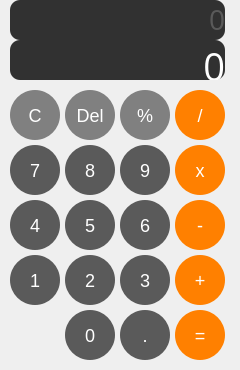
<?xml version="1.0" encoding="UTF-8"?>
<ui version="4.0">
 <class>MainWindow</class>
 <widget class="QMainWindow" name="MainWindow">
  <property name="enabled">
   <bool>true</bool>
  </property>
  <property name="geometry">
   <rect>
    <x>0</x>
    <y>0</y>
    <width>240</width>
    <height>370</height>
   </rect>
  </property>
  <property name="sizePolicy">
   <sizepolicy hsizetype="Fixed" vsizetype="Fixed">
    <horstretch>0</horstretch>
    <verstretch>0</verstretch>
   </sizepolicy>
  </property>
  <property name="minimumSize">
   <size>
    <width>240</width>
    <height>370</height>
   </size>
  </property>
  <property name="maximumSize">
   <size>
    <width>240</width>
    <height>370</height>
   </size>
  </property>
  <property name="windowTitle">
   <string>Calculator</string>
  </property>
  <property name="styleSheet">
   <string notr="true">QMainwindow {
	border: none;
	border-radius: 10px;
	background-color: rgb(49, 49, 49);
}
</string>
  </property>
  <widget class="QWidget" name="centralWidget">
   <property name="sizePolicy">
    <sizepolicy hsizetype="Fixed" vsizetype="Fixed">
     <horstretch>0</horstretch>
     <verstretch>0</verstretch>
    </sizepolicy>
   </property>
   <property name="styleSheet">
    <string notr="true">QPushButton {
min-width: 65;
min-height: 40;
max-width: 65;
max-height: 40;
}</string>
   </property>
   <widget class="QLabel" name="OldResult">
    <property name="geometry">
     <rect>
      <x>10</x>
      <y>0</y>
      <width>215</width>
      <height>40</height>
     </rect>
    </property>
    <property name="minimumSize">
     <size>
      <width>100</width>
      <height>40</height>
     </size>
    </property>
    <property name="maximumSize">
     <size>
      <width>246</width>
      <height>40</height>
     </size>
    </property>
    <property name="font">
     <font>
      <family>Open Sans</family>
      <pointsize>-1</pointsize>
      <italic>false</italic>
      <bold>false</bold>
      <kerning>true</kerning>
     </font>
    </property>
    <property name="layoutDirection">
     <enum>Qt::LayoutDirection::LeftToRight</enum>
    </property>
    <property name="styleSheet">
     <string notr="true">QLabel {
	border: none;
	border-radius: 10px;
	background-color: rgb(49,49,49);
	color: rgb(90,90,90);
	font-size: 28px;
}
</string>
    </property>
    <property name="text">
     <string>0</string>
    </property>
    <property name="scaledContents">
     <bool>true</bool>
    </property>
    <property name="alignment">
     <set>Qt::AlignmentFlag::AlignRight|Qt::AlignmentFlag::AlignTrailing|Qt::AlignmentFlag::AlignVCenter</set>
    </property>
    <property name="wordWrap">
     <bool>true</bool>
    </property>
    <property name="textInteractionFlags">
     <set>Qt::TextInteractionFlag::TextSelectableByKeyboard|Qt::TextInteractionFlag::TextSelectableByMouse</set>
    </property>
   </widget>
   <widget class="QLabel" name="NewResult">
    <property name="geometry">
     <rect>
      <x>10</x>
      <y>40</y>
      <width>215</width>
      <height>40</height>
     </rect>
    </property>
    <property name="minimumSize">
     <size>
      <width>100</width>
      <height>40</height>
     </size>
    </property>
    <property name="maximumSize">
     <size>
      <width>236</width>
      <height>40</height>
     </size>
    </property>
    <property name="font">
     <font>
      <family>Open Sans</family>
      <pointsize>-1</pointsize>
      <italic>false</italic>
      <bold>false</bold>
      <kerning>true</kerning>
     </font>
    </property>
    <property name="layoutDirection">
     <enum>Qt::LayoutDirection::LeftToRight</enum>
    </property>
    <property name="styleSheet">
     <string notr="true">QLabel {
	border: none;
	border-radius: 10px;
	background-color: rgb(49,49,49);
	color: white;
	font-size: 38px;
}
</string>
    </property>
    <property name="text">
     <string>0</string>
    </property>
    <property name="scaledContents">
     <bool>true</bool>
    </property>
    <property name="alignment">
     <set>Qt::AlignmentFlag::AlignRight|Qt::AlignmentFlag::AlignTrailing|Qt::AlignmentFlag::AlignVCenter</set>
    </property>
    <property name="wordWrap">
     <bool>true</bool>
    </property>
    <property name="textInteractionFlags">
     <set>Qt::TextInteractionFlag::TextSelectableByKeyboard|Qt::TextInteractionFlag::TextSelectableByMouse</set>
    </property>
   </widget>
   <widget class="QPushButton" name="Dot">
    <property name="geometry">
     <rect>
      <x>120</x>
      <y>310</y>
      <width>50</width>
      <height>50</height>
     </rect>
    </property>
    <property name="styleSheet">
     <string notr="true">QPushButton {
    border: none;
    border-radius: 25px; 
    background-color: rgb(90, 90, 90);
    color: white;
    min-width: 50px;
    min-height: 50px;
    max-width: 50px;
    max-height: 50px;
    padding: 0;
    font-size: 18px;
}

QPushButton:pressed {
        background-color: #b0b0b0; 
    }</string>
    </property>
    <property name="text">
     <string>.</string>
    </property>
   </widget>
   <widget class="QPushButton" name="Calc">
    <property name="geometry">
     <rect>
      <x>175</x>
      <y>310</y>
      <width>50</width>
      <height>50</height>
     </rect>
    </property>
    <property name="styleSheet">
     <string notr="true">QPushButton {
    border: none;
    border-radius: 25px; 
    background-color: rgb(255, 128, 0);
    color: white;
    min-width: 50px;
    min-height: 50px;
    max-width: 50px;
    max-height: 50px;
    padding: 0;
    font-size: 18px;
}

QPushButton:pressed {
        background-color: #b0b0b0; 
    }</string>
    </property>
    <property name="text">
     <string>=</string>
    </property>
   </widget>
   <widget class="QPushButton" name="Null">
    <property name="geometry">
     <rect>
      <x>65</x>
      <y>310</y>
      <width>50</width>
      <height>50</height>
     </rect>
    </property>
    <property name="styleSheet">
     <string notr="true">QPushButton {
    border: none;
    border-radius: 25px; 
    background-color: rgb(90, 90, 90);
    color: white;
    min-width: 50px;
    min-height: 50px;
    max-width: 50px;
    max-height: 50px;
    padding: 0;
    font-size: 18px;
}

QPushButton:pressed {
        background-color: #b0b0b0; 
    }</string>
    </property>
    <property name="text">
     <string>0</string>
    </property>
    <attribute name="buttonGroup">
     <string notr="true">numberGroup</string>
    </attribute>
   </widget>
   <widget class="QPushButton" name="Three">
    <property name="geometry">
     <rect>
      <x>120</x>
      <y>255</y>
      <width>50</width>
      <height>50</height>
     </rect>
    </property>
    <property name="sizePolicy">
     <sizepolicy hsizetype="Fixed" vsizetype="Fixed">
      <horstretch>0</horstretch>
      <verstretch>0</verstretch>
     </sizepolicy>
    </property>
    <property name="maximumSize">
     <size>
      <width>50</width>
      <height>50</height>
     </size>
    </property>
    <property name="styleSheet">
     <string notr="true">QPushButton {
    border: none;
    border-radius: 25px; 
    background-color: rgb(90, 90, 90);
    color: white;
    min-width: 50px;
    min-height: 50px;
    max-width: 50px;
    max-height: 50px;
    padding: 0;
    font-size: 18px;
}

QPushButton:pressed {
        background-color: #b0b0b0; 
    }</string>
    </property>
    <property name="text">
     <string>3</string>
    </property>
    <attribute name="buttonGroup">
     <string notr="true">numberGroup</string>
    </attribute>
   </widget>
   <widget class="QPushButton" name="Plus">
    <property name="geometry">
     <rect>
      <x>175</x>
      <y>255</y>
      <width>50</width>
      <height>50</height>
     </rect>
    </property>
    <property name="styleSheet">
     <string notr="true">QPushButton {
    border: none;
    border-radius: 25px; 
    background-color: rgb(255, 128, 0);
    color: white;
    min-width: 50px;
    min-height: 50px;
    max-width: 50px;
    max-height: 50px;
    padding: 0;
    font-size: 18px;
}

QPushButton:pressed {
        background-color: #b0b0b0; 
    }</string>
    </property>
    <property name="text">
     <string>+</string>
    </property>
    <attribute name="buttonGroup">
     <string notr="true">actionGroup</string>
    </attribute>
   </widget>
   <widget class="QPushButton" name="Two">
    <property name="enabled">
     <bool>true</bool>
    </property>
    <property name="geometry">
     <rect>
      <x>65</x>
      <y>255</y>
      <width>50</width>
      <height>50</height>
     </rect>
    </property>
    <property name="sizePolicy">
     <sizepolicy hsizetype="Fixed" vsizetype="Fixed">
      <horstretch>0</horstretch>
      <verstretch>0</verstretch>
     </sizepolicy>
    </property>
    <property name="styleSheet">
     <string notr="true">QPushButton {
    border: none;
    border-radius: 25px; 
    background-color: rgb(90, 90, 90);
    color: white;
    min-width: 50px;
    min-height: 50px;
    max-width: 50px;
    max-height: 50px;
    padding: 0;
    font-size: 18px;
}

QPushButton:pressed {
        background-color: #b0b0b0; 
    }</string>
    </property>
    <property name="text">
     <string>2</string>
    </property>
    <attribute name="buttonGroup">
     <string notr="true">numberGroup</string>
    </attribute>
   </widget>
   <widget class="QPushButton" name="One">
    <property name="geometry">
     <rect>
      <x>10</x>
      <y>255</y>
      <width>50</width>
      <height>50</height>
     </rect>
    </property>
    <property name="sizePolicy">
     <sizepolicy hsizetype="Fixed" vsizetype="Fixed">
      <horstretch>0</horstretch>
      <verstretch>0</verstretch>
     </sizepolicy>
    </property>
    <property name="minimumSize">
     <size>
      <width>50</width>
      <height>50</height>
     </size>
    </property>
    <property name="maximumSize">
     <size>
      <width>50</width>
      <height>50</height>
     </size>
    </property>
    <property name="styleSheet">
     <string notr="true">QPushButton {
    border: none;
    border-radius: 25px; 
    background-color: rgb(90, 90, 90);
    color: white;
    min-width: 50px;
    min-height: 50px;
    max-width: 50px;
    max-height: 50px;
    padding: 0;
    font-size: 18px;
}

QPushButton:pressed {
        background-color: #b0b0b0; 
    }</string>
    </property>
    <property name="text">
     <string>1</string>
    </property>
    <attribute name="buttonGroup">
     <string notr="true">numberGroup</string>
    </attribute>
   </widget>
   <widget class="QPushButton" name="Five">
    <property name="geometry">
     <rect>
      <x>65</x>
      <y>200</y>
      <width>50</width>
      <height>50</height>
     </rect>
    </property>
    <property name="styleSheet">
     <string notr="true">QPushButton {
    border: none;
    border-radius: 25px; 
    background-color: rgb(90, 90, 90);
    color: white;
    min-width: 50px;
    min-height: 50px;
    max-width: 50px;
    max-height: 50px;
    padding: 0;
    font-size: 18px;
}

QPushButton:pressed {
        background-color: #b0b0b0; 
    }</string>
    </property>
    <property name="text">
     <string>5</string>
    </property>
    <attribute name="buttonGroup">
     <string notr="true">numberGroup</string>
    </attribute>
   </widget>
   <widget class="QPushButton" name="Four">
    <property name="geometry">
     <rect>
      <x>10</x>
      <y>200</y>
      <width>50</width>
      <height>50</height>
     </rect>
    </property>
    <property name="styleSheet">
     <string notr="true">QPushButton {
    border: none;
    border-radius: 25px; 
    background-color: rgb(90, 90, 90);
    color: white;
    min-width: 50px;
    min-height: 50px;
    max-width: 50px;
    max-height: 50px;
    padding: 0;
    font-size: 18px;
}

QPushButton:pressed {
        background-color: #b0b0b0; 
    }</string>
    </property>
    <property name="text">
     <string>4</string>
    </property>
    <attribute name="buttonGroup">
     <string notr="true">numberGroup</string>
    </attribute>
   </widget>
   <widget class="QPushButton" name="Six">
    <property name="geometry">
     <rect>
      <x>120</x>
      <y>200</y>
      <width>50</width>
      <height>50</height>
     </rect>
    </property>
    <property name="styleSheet">
     <string notr="true">QPushButton {
    border: none;
    border-radius: 25px; 
    background-color: rgb(90, 90, 90);
    color: white;
    min-width: 50px;
    min-height: 50px;
    max-width: 50px;
    max-height: 50px;
    padding: 0;
    font-size: 18px;
}

QPushButton:pressed {
        background-color: #b0b0b0; 
    }</string>
    </property>
    <property name="text">
     <string>6</string>
    </property>
    <attribute name="buttonGroup">
     <string notr="true">numberGroup</string>
    </attribute>
   </widget>
   <widget class="QPushButton" name="Minus">
    <property name="geometry">
     <rect>
      <x>175</x>
      <y>200</y>
      <width>50</width>
      <height>50</height>
     </rect>
    </property>
    <property name="styleSheet">
     <string notr="true">QPushButton {
    border: none;
    border-radius: 25px; 
    background-color: rgb(255, 128, 0);
    color: white;
    min-width: 50px;
    min-height: 50px;
    max-width: 50px;
    max-height: 50px;
    padding: 0;
    font-size: 18px;
}

QPushButton:pressed {
        background-color: #b0b0b0; 
    }</string>
    </property>
    <property name="text">
     <string>-</string>
    </property>
    <attribute name="buttonGroup">
     <string notr="true">actionGroup</string>
    </attribute>
   </widget>
   <widget class="QPushButton" name="Mul">
    <property name="geometry">
     <rect>
      <x>175</x>
      <y>145</y>
      <width>50</width>
      <height>50</height>
     </rect>
    </property>
    <property name="styleSheet">
     <string notr="true">QPushButton {
    border: none;
    border-radius: 25px; 
    background-color: rgb(255, 128, 0);
    color: white;
    min-width: 50px;
    min-height: 50px;
    max-width: 50px;
    max-height: 50px;
    padding: 0;
    font-size: 18px;
}

QPushButton:pressed {
        background-color: #b0b0b0; 
    }</string>
    </property>
    <property name="text">
     <string>x</string>
    </property>
    <attribute name="buttonGroup">
     <string notr="true">actionGroup</string>
    </attribute>
   </widget>
   <widget class="QPushButton" name="Nine">
    <property name="geometry">
     <rect>
      <x>120</x>
      <y>145</y>
      <width>50</width>
      <height>50</height>
     </rect>
    </property>
    <property name="styleSheet">
     <string notr="true">QPushButton {
    border: none;
    border-radius: 25px; 
    background-color: rgb(90, 90, 90);
    color: white;
    min-width: 50px;
    min-height: 50px;
    max-width: 50px;
    max-height: 50px;
    padding: 0;
    font-size: 18px;
}

QPushButton:pressed {
        background-color: #b0b0b0; 
    }</string>
    </property>
    <property name="text">
     <string>9</string>
    </property>
    <attribute name="buttonGroup">
     <string notr="true">numberGroup</string>
    </attribute>
   </widget>
   <widget class="QPushButton" name="Eight">
    <property name="geometry">
     <rect>
      <x>65</x>
      <y>145</y>
      <width>50</width>
      <height>50</height>
     </rect>
    </property>
    <property name="sizePolicy">
     <sizepolicy hsizetype="Fixed" vsizetype="Fixed">
      <horstretch>0</horstretch>
      <verstretch>0</verstretch>
     </sizepolicy>
    </property>
    <property name="styleSheet">
     <string notr="true">QPushButton {
    border: none;
    border-radius: 25px; 
    background-color: rgb(90, 90, 90);
    color: white;
    min-width: 50px;
    min-height: 50px;
    max-width: 50px;
    max-height: 50px;
    padding: 0;
    font-size: 18px;
}

QPushButton:pressed {
        background-color: #b0b0b0; 
    }</string>
    </property>
    <property name="text">
     <string>8</string>
    </property>
    <attribute name="buttonGroup">
     <string notr="true">numberGroup</string>
    </attribute>
   </widget>
   <widget class="QPushButton" name="Seven">
    <property name="geometry">
     <rect>
      <x>10</x>
      <y>145</y>
      <width>50</width>
      <height>50</height>
     </rect>
    </property>
    <property name="styleSheet">
     <string notr="true">QPushButton {
    border: none;
    border-radius: 25px; 
    background-color: rgb(90, 90, 90);
    color: white;
    min-width: 50px;
    min-height: 50px;
    max-width: 50px;
    max-height: 50px;
    padding: 0;
    font-size: 18px;
}

QPushButton:pressed {
        background-color: #b0b0b0; 
    }</string>
    </property>
    <property name="text">
     <string>7</string>
    </property>
    <attribute name="buttonGroup">
     <string notr="true">numberGroup</string>
    </attribute>
   </widget>
   <widget class="QPushButton" name="Del">
    <property name="geometry">
     <rect>
      <x>65</x>
      <y>90</y>
      <width>50</width>
      <height>50</height>
     </rect>
    </property>
    <property name="styleSheet">
     <string notr="true">QPushButton {
    border: none;
    border-radius: 25px; 
    background-color: rgb(128, 128, 128);
    color: white;
    min-width: 50px;
    min-height: 50px;
    max-width: 50px;
    max-height: 50px;
    padding: 0;
    font-size: 18px;
}

QPushButton:pressed {
        background-color: #b0b0b0; 
    }</string>
    </property>
    <property name="text">
     <string>Del</string>
    </property>
   </widget>
   <widget class="QPushButton" name="Div">
    <property name="geometry">
     <rect>
      <x>175</x>
      <y>90</y>
      <width>50</width>
      <height>50</height>
     </rect>
    </property>
    <property name="styleSheet">
     <string notr="true">QPushButton {
    border: none;
    border-radius: 25px; 
    background-color: rgb(255, 128, 0);
    color: white;
    min-width: 50px;
    min-height: 50px;
    max-width: 50px;
    max-height: 50px;
    padding: 0;
    font-size: 18px;
}

QPushButton:pressed {
        background-color: #b0b0b0; 
    }</string>
    </property>
    <property name="text">
     <string>/</string>
    </property>
    <attribute name="buttonGroup">
     <string notr="true">actionGroup</string>
    </attribute>
   </widget>
   <widget class="QPushButton" name="Clear">
    <property name="geometry">
     <rect>
      <x>10</x>
      <y>90</y>
      <width>50</width>
      <height>50</height>
     </rect>
    </property>
    <property name="styleSheet">
     <string notr="true">QPushButton {
    border: none;
    border-radius: 25px; 
    background-color: rgb(128, 128, 128);
    color: white;
    min-width: 50px;
    min-height: 50px;
    max-width: 50px;
    max-height: 50px;
    padding: 0;
    font-size: 18px;
}

QPushButton:pressed {
        background-color: #b0b0b0; 
    }</string>
    </property>
    <property name="text">
     <string>C</string>
    </property>
   </widget>
   <widget class="QPushButton" name="Per">
    <property name="geometry">
     <rect>
      <x>120</x>
      <y>90</y>
      <width>50</width>
      <height>50</height>
     </rect>
    </property>
    <property name="styleSheet">
     <string notr="true">QPushButton {
    border: none;
    border-radius: 25px; 
    background-color: rgb(128, 128, 128);
    color: white;
    min-width: 50px;
    min-height: 50px;
    max-width: 50px;
    max-height: 50px;
    padding: 0;
    font-size: 18px;
}

QPushButton:pressed {
        background-color: #b0b0b0; 
    }</string>
    </property>
    <property name="text">
     <string>%</string>
    </property>
   </widget>
  </widget>
 </widget>
 <resources/>
 <connections>
  <connection>
   <sender>Clear</sender>
   <signal>clicked()</signal>
   <receiver>MainWindow</receiver>
   <slot>Clear()</slot>
   <hints>
    <hint type="sourcelabel">
     <x>43</x>
     <y>141</y>
    </hint>
    <hint type="destinationlabel">
     <x>11</x>
     <y>165</y>
    </hint>
   </hints>
  </connection>
  <connection>
   <sender>Del</sender>
   <signal>clicked()</signal>
   <receiver>MainWindow</receiver>
   <slot>Del()</slot>
   <hints>
    <hint type="sourcelabel">
     <x>97</x>
     <y>133</y>
    </hint>
    <hint type="destinationlabel">
     <x>72</x>
     <y>168</y>
    </hint>
   </hints>
  </connection>
  <connection>
   <sender>Per</sender>
   <signal>clicked()</signal>
   <receiver>MainWindow</receiver>
   <slot>Per()</slot>
   <hints>
    <hint type="sourcelabel">
     <x>160</x>
     <y>135</y>
    </hint>
    <hint type="destinationlabel">
     <x>133</x>
     <y>170</y>
    </hint>
   </hints>
  </connection>
  <connection>
   <sender>Div</sender>
   <signal>clicked()</signal>
   <receiver>MainWindow</receiver>
   <slot>Div()</slot>
   <hints>
    <hint type="sourcelabel">
     <x>224</x>
     <y>141</y>
    </hint>
    <hint type="destinationlabel">
     <x>195</x>
     <y>174</y>
    </hint>
   </hints>
  </connection>
  <connection>
   <sender>Seven</sender>
   <signal>clicked()</signal>
   <receiver>MainWindow</receiver>
   <slot>Seven()</slot>
   <hints>
    <hint type="sourcelabel">
     <x>42</x>
     <y>213</y>
    </hint>
    <hint type="destinationlabel">
     <x>12</x>
     <y>235</y>
    </hint>
   </hints>
  </connection>
  <connection>
   <sender>Eight</sender>
   <signal>clicked()</signal>
   <receiver>MainWindow</receiver>
   <slot>Eight()</slot>
   <hints>
    <hint type="sourcelabel">
     <x>110</x>
     <y>207</y>
    </hint>
    <hint type="destinationlabel">
     <x>72</x>
     <y>239</y>
    </hint>
   </hints>
  </connection>
  <connection>
   <sender>Nine</sender>
   <signal>clicked()</signal>
   <receiver>MainWindow</receiver>
   <slot>Nine()</slot>
   <hints>
    <hint type="sourcelabel">
     <x>164</x>
     <y>215</y>
    </hint>
    <hint type="destinationlabel">
     <x>135</x>
     <y>243</y>
    </hint>
   </hints>
  </connection>
  <connection>
   <sender>Mul</sender>
   <signal>clicked()</signal>
   <receiver>MainWindow</receiver>
   <slot>Multi()</slot>
   <hints>
    <hint type="sourcelabel">
     <x>228</x>
     <y>205</y>
    </hint>
    <hint type="destinationlabel">
     <x>195</x>
     <y>244</y>
    </hint>
   </hints>
  </connection>
  <connection>
   <sender>Four</sender>
   <signal>clicked()</signal>
   <receiver>MainWindow</receiver>
   <slot>Four()</slot>
   <hints>
    <hint type="sourcelabel">
     <x>29</x>
     <y>276</y>
    </hint>
    <hint type="destinationlabel">
     <x>8</x>
     <y>305</y>
    </hint>
   </hints>
  </connection>
  <connection>
   <sender>Five</sender>
   <signal>clicked()</signal>
   <receiver>MainWindow</receiver>
   <slot>Five()</slot>
   <hints>
    <hint type="sourcelabel">
     <x>96</x>
     <y>278</y>
    </hint>
    <hint type="destinationlabel">
     <x>71</x>
     <y>308</y>
    </hint>
   </hints>
  </connection>
  <connection>
   <sender>Six</sender>
   <signal>clicked()</signal>
   <receiver>MainWindow</receiver>
   <slot>Six()</slot>
   <hints>
    <hint type="sourcelabel">
     <x>164</x>
     <y>271</y>
    </hint>
    <hint type="destinationlabel">
     <x>133</x>
     <y>308</y>
    </hint>
   </hints>
  </connection>
  <connection>
   <sender>Minus</sender>
   <signal>clicked()</signal>
   <receiver>MainWindow</receiver>
   <slot>Minus()</slot>
   <hints>
    <hint type="sourcelabel">
     <x>223</x>
     <y>271</y>
    </hint>
    <hint type="destinationlabel">
     <x>190</x>
     <y>306</y>
    </hint>
   </hints>
  </connection>
  <connection>
   <sender>One</sender>
   <signal>clicked()</signal>
   <receiver>MainWindow</receiver>
   <slot>One()</slot>
   <hints>
    <hint type="sourcelabel">
     <x>48</x>
     <y>337</y>
    </hint>
    <hint type="destinationlabel">
     <x>9</x>
     <y>374</y>
    </hint>
   </hints>
  </connection>
  <connection>
   <sender>Two</sender>
   <signal>clicked()</signal>
   <receiver>MainWindow</receiver>
   <slot>Two()</slot>
   <hints>
    <hint type="sourcelabel">
     <x>103</x>
     <y>348</y>
    </hint>
    <hint type="destinationlabel">
     <x>66</x>
     <y>379</y>
    </hint>
   </hints>
  </connection>
  <connection>
   <sender>Three</sender>
   <signal>clicked()</signal>
   <receiver>MainWindow</receiver>
   <slot>Three()</slot>
   <hints>
    <hint type="sourcelabel">
     <x>157</x>
     <y>343</y>
    </hint>
    <hint type="destinationlabel">
     <x>131</x>
     <y>379</y>
    </hint>
   </hints>
  </connection>
  <connection>
   <sender>Plus</sender>
   <signal>clicked()</signal>
   <receiver>MainWindow</receiver>
   <slot>Plus()</slot>
   <hints>
    <hint type="sourcelabel">
     <x>214</x>
     <y>348</y>
    </hint>
    <hint type="destinationlabel">
     <x>194</x>
     <y>379</y>
    </hint>
   </hints>
  </connection>
  <connection>
   <sender>Null</sender>
   <signal>clicked()</signal>
   <receiver>MainWindow</receiver>
   <slot>Null()</slot>
   <hints>
    <hint type="sourcelabel">
     <x>93</x>
     <y>416</y>
    </hint>
    <hint type="destinationlabel">
     <x>70</x>
     <y>424</y>
    </hint>
   </hints>
  </connection>
  <connection>
   <sender>Dot</sender>
   <signal>clicked()</signal>
   <receiver>MainWindow</receiver>
   <slot>Dot()</slot>
   <hints>
    <hint type="sourcelabel">
     <x>166</x>
     <y>408</y>
    </hint>
    <hint type="destinationlabel">
     <x>136</x>
     <y>428</y>
    </hint>
   </hints>
  </connection>
  <connection>
   <sender>Calc</sender>
   <signal>clicked()</signal>
   <receiver>MainWindow</receiver>
   <slot>Equel()</slot>
   <hints>
    <hint type="sourcelabel">
     <x>223</x>
     <y>414</y>
    </hint>
    <hint type="destinationlabel">
     <x>200</x>
     <y>430</y>
    </hint>
   </hints>
  </connection>
 </connections>
 <slots>
  <slot>One()</slot>
  <slot>Two()</slot>
  <slot>Three()</slot>
  <slot>Four()</slot>
  <slot>Five()</slot>
  <slot>Six()</slot>
  <slot>Seven()</slot>
  <slot>Eight()</slot>
  <slot>Nine()</slot>
  <slot>Clear()</slot>
  <slot>Del()</slot>
  <slot>Per()</slot>
  <slot>Div()</slot>
  <slot>Multi()</slot>
  <slot>Minus()</slot>
  <slot>Plus()</slot>
  <slot>Equel()</slot>
  <slot>Dot()</slot>
  <slot>Null()</slot>
 </slots>
 <buttongroups>
  <buttongroup name="numberGroup"/>
  <buttongroup name="actionGroup"/>
 </buttongroups>
</ui>
